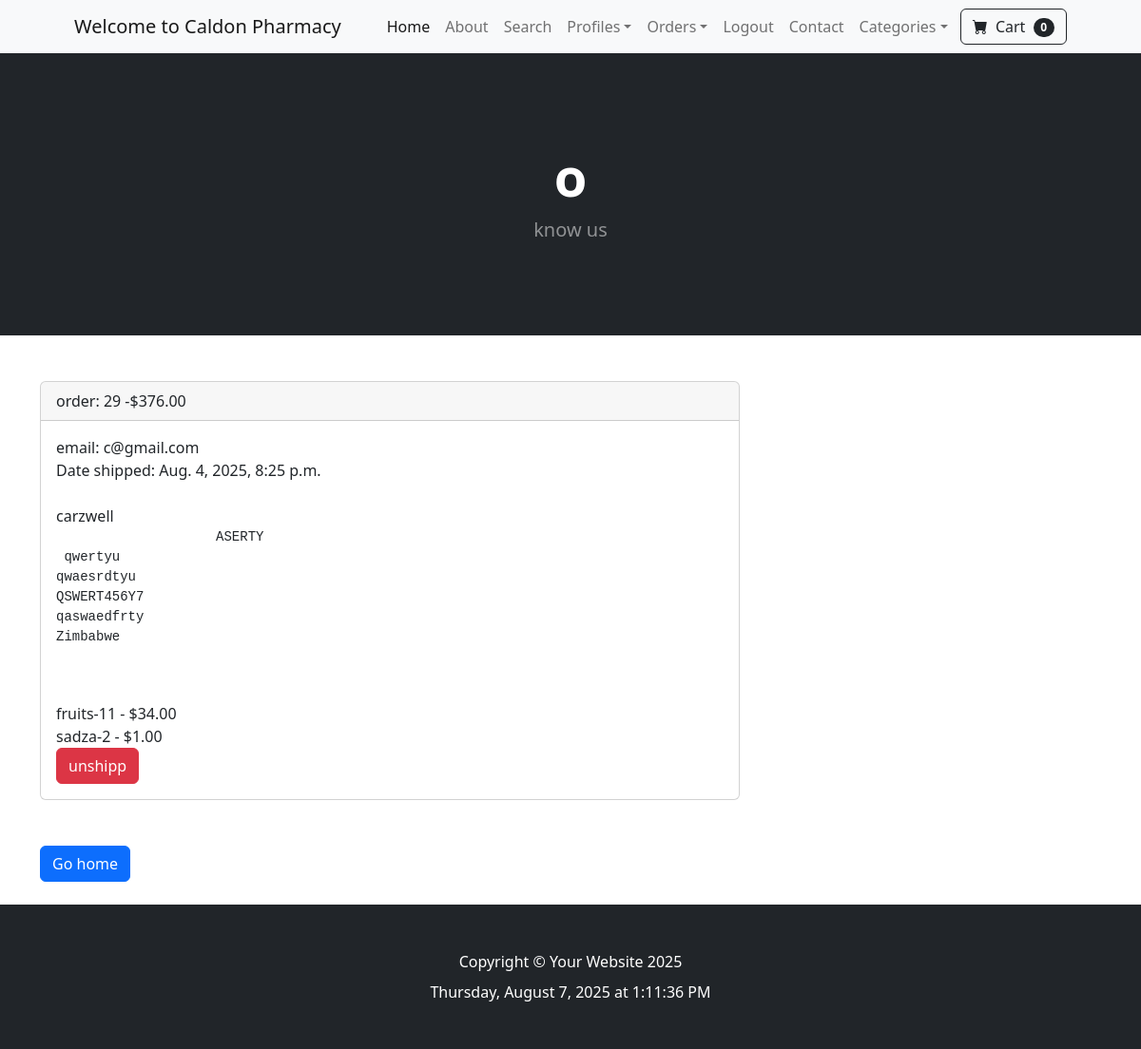
The app's page /payment/orders/29/ (signed in) with its own data.
### payment/models.py (models this page shows, shortened)
class Order(models.Model):
    user = models.ForeignKey(
        User, on_delete=models.CASCADE, null=True, blank=True)
    full_name = models.CharField(max_length=250)
    email = models.EmailField(max_length=200)
    shipping_address = models.TextField(max_length=15000)
    amount_paid = models.DecimalField(max_digits=10, decimal_places=2)
    date_ordered = models.DateTimeField(auto_now_add=True)
    shipped = models.BooleanField(default=False)
    date_shipped = models.DateTimeField(blank=True, null=True)

class OrderIterm(models.Model):
    order = models.ForeignKey(
        Order, on_delete=models.CASCADE, null=True, blank=True)
    product = models.ForeignKey(
        Product, on_delete=models.CASCADE, null=True)
    user = models.ForeignKey(
        User, on_delete=models.CASCADE, null=True)
    quantity = models.PositiveBigIntegerField(default=1)
    price = models.DecimalField(max_digits=7, decimal_places=2)

### main/models.py (models this page shows)
class Product(models.Model):
    name = models.CharField(max_length=100)
    price = models.DecimalField(default=0, decimal_places=2, max_digits=6)
    category = models.ForeignKey(Category, on_delete=models.CASCADE, default=1)
    description = models.CharField(
        max_length=250, default='', blank=True, null=True)
    image = models.ImageField(upload_to='uploads/product/')
    is_sale = models.BooleanField(default=False)
    sale_price = models.DecimalField(default=0, decimal_places=2, max_digits=6)
    def __str__(self):
        return self.name

### payment/views.py (the view, shortened to what this page needs)
# urls.py: path('orders/<int:pk>/', views.orders, name='orders'),
def orders(request, pk):
    if request.user.is_authenticated and request.user.is_superuser:
        order = Order.objects.get(id=pk)
        items = OrderIterm.objects.filter(order=pk)
        return render(request, "orders.html", {'order': order, 'items': items})
    else:
        messages.success(request, "Access Denied")
        return redirect('home')

### cart/cart.py (called while the page is built)
    def __len__(self):
        return sum(self.cart.values())

### cart/context.py (called while the page is built)
def cart(request):
    return {'cart': Cart(request)}

### payment/templates/orders.html (shortened to what this page needs)
{%extends 'base.html'%}
{% block content%}
<header class="bg-dark py-5">
    <div class="container px-4 px-lg-5 my-5">
        <div class="text-center text-white">
            <h1 class="display-4 fw-bolder">o</h1>
            <p class="lead fw-normal text-white-50 mb-0">know us</p>
        </div>
    </div>
</header>
<div class="container">
    <div class="row ">
        <div class="col-md-8"><br /><br />
            <div class="card">
                <div class="card-header">order: {{ order.id}} -${{order.amount_paid}}</div>
                <div class="card-body justify-content-center">
                    email: {{ order.email }}<br />
                    {% if order.date_shipped %}
                    Date shipped: {{ order.date_shipped }}<br />
                    {%else%}
                    Date ordered: {{ order.date_ordered }}<br />
                    {% endif %}
                    <br />
                    {{ order.full_name }}<br />
                    <pre>
                    {{order.shipping_address}}<br/>
                   </pre>
                    {% for item in items %}
                    {{item.product }}-{{item.quantity}} - ${{item.price}}<br />
                    {%endfor%}
                    {% if not order.shipped %}
                    <form method="POST" action="">
                        {% csrf_token %}
                        <input type="hidden" name="shipping_status" value="true">
                        <button type="submit" class="btn btn-success">shipp</button>
                        {%else%}
                        <form method="POST" action="">
                            <button type="submit" class="btn btn-danger">unshipp</button>
                        </form>
                        {%endif%}
                </div>
            </div><br /><br />
            <a href="{%url 'home'%}" class="btn btn-primary">Go home</a><br /><br />
        </div>
    </div>
</div>
{% endblock %}

### records on screen
Order: id "29", amount_paid "376.00", email "c@gmail.com", date_shipped "Aug. 4, 2025, 8:25 p.m.", full_name "carzwell", shipping_address "ASERTY qwertyu qwaesrdtyu QSWERT456Y7 qaswaedfrty Zimbabwe"
OrderIterm: product "fruits", quantity "11", price "34.00"
OrderIterm: product "sadza", quantity "2", price "1.00"

### other values on screen
{{ cart|length }} "0"
